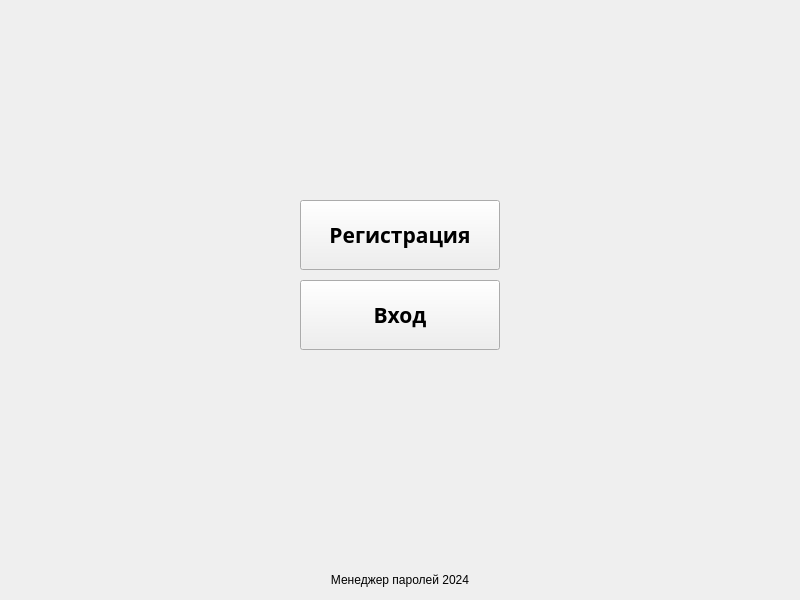
<?xml version="1.0" encoding="UTF-8"?>
<ui version="4.0">
 <class>OpenWindow</class>
 <widget class="QMainWindow" name="OpenWindow">
  <property name="geometry">
   <rect>
    <x>0</x>
    <y>0</y>
    <width>800</width>
    <height>600</height>
   </rect>
  </property>
  <property name="windowTitle">
   <string>Окно входа</string>
  </property>
  <widget class="QWidget" name="centralwidget">
   <widget class="QLabel" name="program_name">
    <property name="geometry">
     <rect>
      <x>200</x>
      <y>570</y>
      <width>400</width>
      <height>20</height>
     </rect>
    </property>
    <property name="text">
     <string>Менеджер паролей 2024</string>
    </property>
    <property name="alignment">
     <set>Qt::AlignCenter</set>
    </property>
   </widget>
   <widget class="QPushButton" name="registration">
    <property name="geometry">
     <rect>
      <x>300</x>
      <y>200</y>
      <width>200</width>
      <height>70</height>
     </rect>
    </property>
    <property name="font">
     <font>
      <family>Yu Gothic UI Semilight</family>
      <pointsize>16</pointsize>
      <weight>75</weight>
      <bold>true</bold>
     </font>
    </property>
    <property name="text">
     <string>Регистрация</string>
    </property>
   </widget>
   <widget class="QPushButton" name="authorization">
    <property name="geometry">
     <rect>
      <x>300</x>
      <y>280</y>
      <width>200</width>
      <height>70</height>
     </rect>
    </property>
    <property name="font">
     <font>
      <family>Yu Gothic UI Semilight</family>
      <pointsize>16</pointsize>
      <weight>75</weight>
      <bold>true</bold>
     </font>
    </property>
    <property name="text">
     <string>Вход</string>
    </property>
   </widget>
  </widget>
 </widget>
 <resources/>
 <connections/>
</ui>
